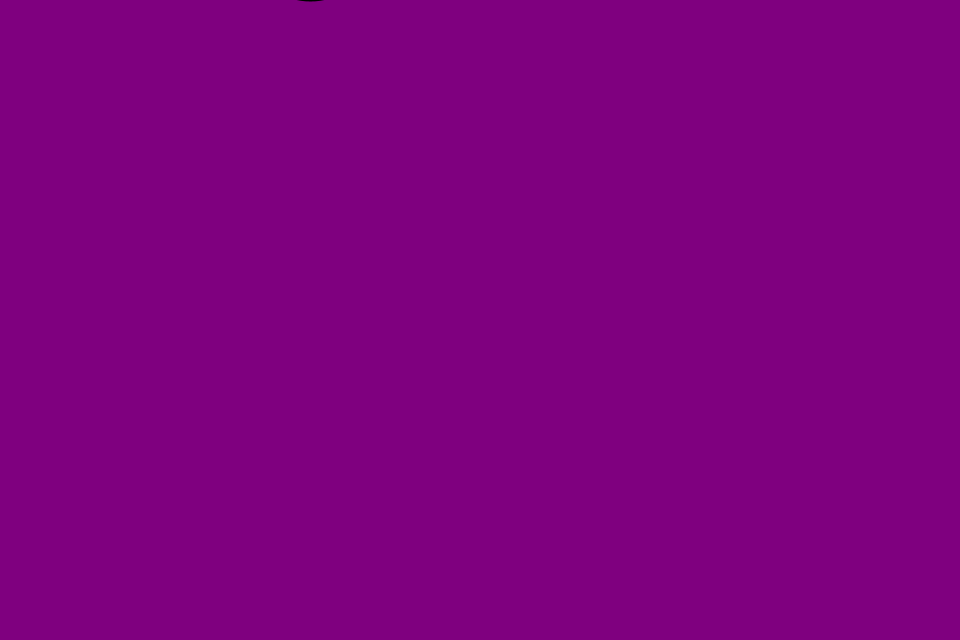
Frame 1 (no input)
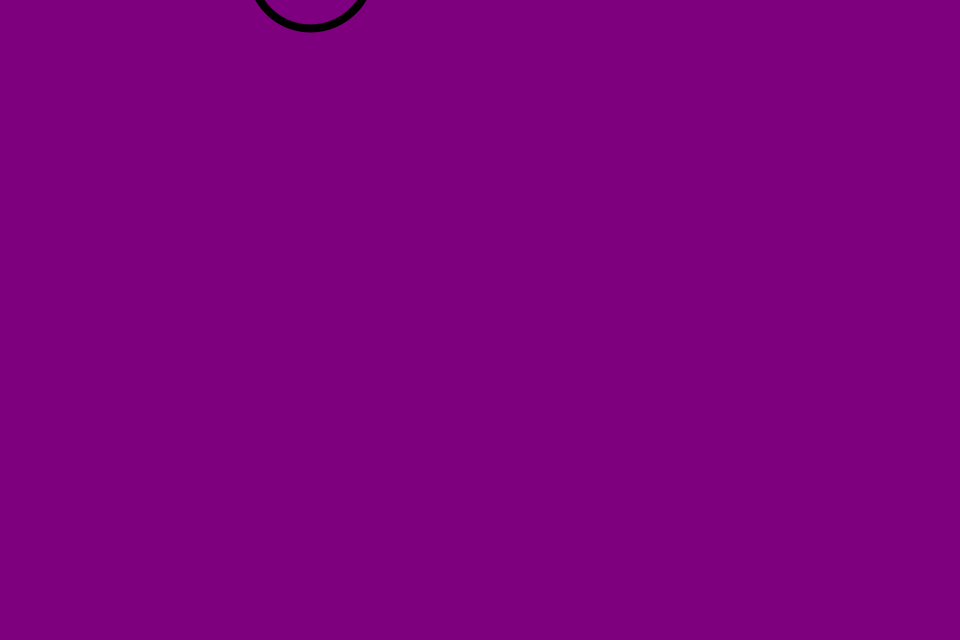
Frame 60 (the mouse pressed at the canvas centre just before this capture)
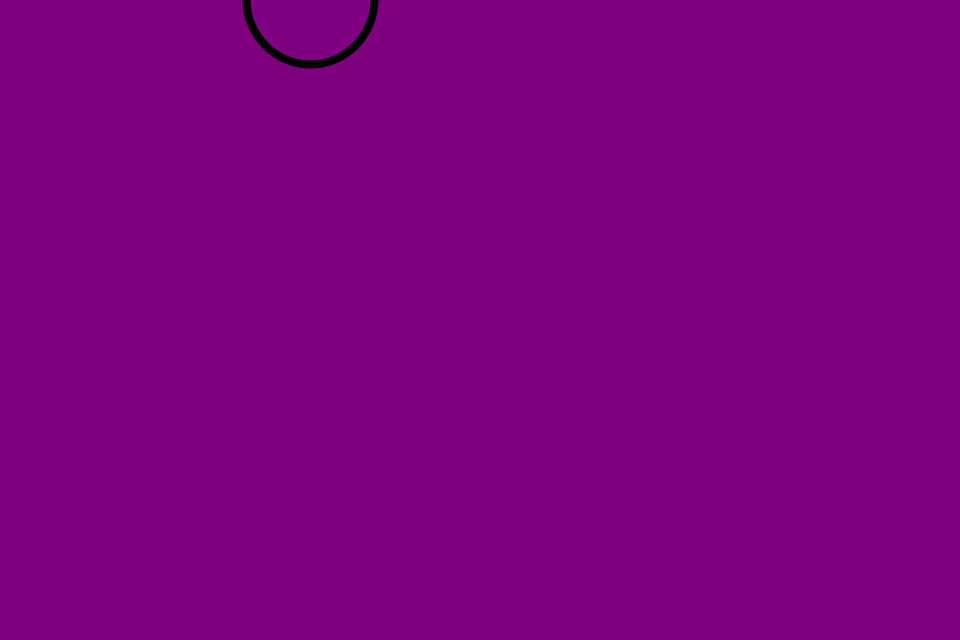
Frame 120 (the mouse held since frame 60 and released just before this capture)

The Processing sketch that drew these frames (run headless with seeded random() and noise(); from frame 60 on, the mouse is pressed at the canvas centre):

// Processing sketch: processing_prototype
// ── processing_prototype.pde
/*
--------------------------------------------------------------------------------
IMPORTS
--------------------------------------------------------------------------------
*/

import java.util.Iterator;

/*
--------------------------------------------------------------------------------
USEFUL FUNCTIONS
--------------------------------------------------------------------------------
*/


float clamp(float value, float min, float max)
{
  return(value > max ? max : (value < min ? min : value));
}

float signedRand(float value)
{
  float r = random(1.0f);
  return value*2*(r < 0.5 ? r : -r + 0.5);
}

float linter(float a, float b, float weight)
{
  return (a*weight + b*(1-weight));
}


/*
--------------------------------------------------------------------------------
PLAYER CLASS
--------------------------------------------------------------------------------
*/


class Player
{
  float heartrate;
  
  Player()
  {
    heartrate = 0.5;
  }
}


/*
--------------------------------------------------------------------------------
BUBBLE CLASS
--------------------------------------------------------------------------------
*/

class Bubble
{
  static final float RADIUS = 128.0f, 
                    SPEED = 32.0f, 
                    DAMAGE_THRESHOLD = 0.06f, 
                    DAMAGE_SPEED = 0.05f,
                    RADIUS_CHANGE_SPEED = 0.1f,
                    WOBBLE_AMOUNT = 0.5f,
                    LINE_WIDTH = 8.0f;
  
  float x, y, wobble, radius, heartrate, hitpoints;
  boolean purge = false;
  
  Bubble(float heartrate)
  {
    this.x = random(1.0f)*(width - 2*RADIUS) + RADIUS;
    this.y = -RADIUS/2;
    this.radius = RADIUS;
    this.heartrate = heartrate;
    this.hitpoints = 1.0f;
  }
  
  void update(float dt)
  {
    // move
    y += dt*SPEED;
    
    // wobble
    float drate = abs(destroyer.heartrate - heartrate);
    if(drate < DAMAGE_THRESHOLD)
      wobble = 1 - drate/DAMAGE_THRESHOLD;
    else
      wobble = 0.0f;
      
    // take damage
    if(y > 0)
    {
      hitpoints -= wobble * DAMAGE_SPEED;
      if(hitpoints <= 0)
        purge = true;
    }
    
    // disppear off map
    if(y - RADIUS > height)
      purge = true;
  }
  
  void draw()
  {
    if(!purge)
    {
      float target_radius = RADIUS * (1 + WOBBLE_AMOUNT*signedRand(wobble));
      radius = linter(target_radius, radius, RADIUS_CHANGE_SPEED);
      
      strokeWeight(LINE_WIDTH * hitpoints);
      fill(255*heartrate, 0, 255*(1-heartrate)); 
      ellipseMode(CENTER);
      ellipse(x, y, radius, radius);
    }
  }
}


/*
--------------------------------------------------------------------------------
GLOBAL OBJECTS 
--------------------------------------------------------------------------------
*/


Player creator, destroyer;

ArrayList<Bubble> bubbles;

/*
--------------------------------------------------------------------------------
INIT 
--------------------------------------------------------------------------------
*/

void setup() 
{
  creator = new Player();
  destroyer = new Player();
  
  bubbles = new ArrayList<Bubble>();
  
  //size(displayWidth, displayHeight);
  size(960, 640);
}



/*
--------------------------------------------------------------------------------
UPDATE
--------------------------------------------------------------------------------
*/

float creation_timer = 0;
float CREATION_INTERVAL = 2;
void __update(float dt) 
{
  // random creator heartrate
  creator.heartrate = clamp(destroyer.heartrate + signedRand(dt), 0, 1);
  
  // controlled destroyer heartrate
  int delta = 0;
  if(keyUp) delta++; if(keyDown) delta--;
  destroyer.heartrate = clamp(destroyer.heartrate + delta*dt*0.3f, 0, 1);
  
  // create bubbles
  creation_timer = creation_timer - dt;
  if(creation_timer < 0)
  {
    creation_timer = CREATION_INTERVAL;
    bubbles.add(new Bubble(creator.heartrate));
  }
  
  // update bubbles
  Iterator<Bubble> biter = bubbles.iterator();
  while(biter.hasNext())
  {
    Bubble b = biter.next();
    if(b.purge)
      biter.remove();
    else
      b.update(dt);
  }
}



/*
--------------------------------------------------------------------------------
GRAPHICS
--------------------------------------------------------------------------------
*/

void __draw() 
{
  // draw the background based on destroy heartrate
  background(255*destroyer.heartrate, 0, 255*(1-destroyer.heartrate)); 
  
  // draw bubbles
  for(Bubble b : bubbles)
    b.draw();
}



/*
--------------------------------------------------------------------------------
MAIN LOOP
--------------------------------------------------------------------------------
*/

float DT = 1.0/60.0;
void draw() 
{
  __update(DT);
  __draw();
}


/*
--------------------------------------------------------------------------------
INPUT HANDLING
--------------------------------------------------------------------------------
*/

boolean keyUp = false, keyDown = false;

void setKeyState(int _key, int _keyCode, boolean newState)
{
  if(_key == CODED)
  {
    if(_keyCode == UP)
      keyUp = newState;
    else if (_keyCode == DOWN)
      keyDown = newState;
  }
}

void keyPressed()
{
  setKeyState(key, keyCode, true);
}

void keyReleased()
{
  setKeyState(key, keyCode, false);
}
